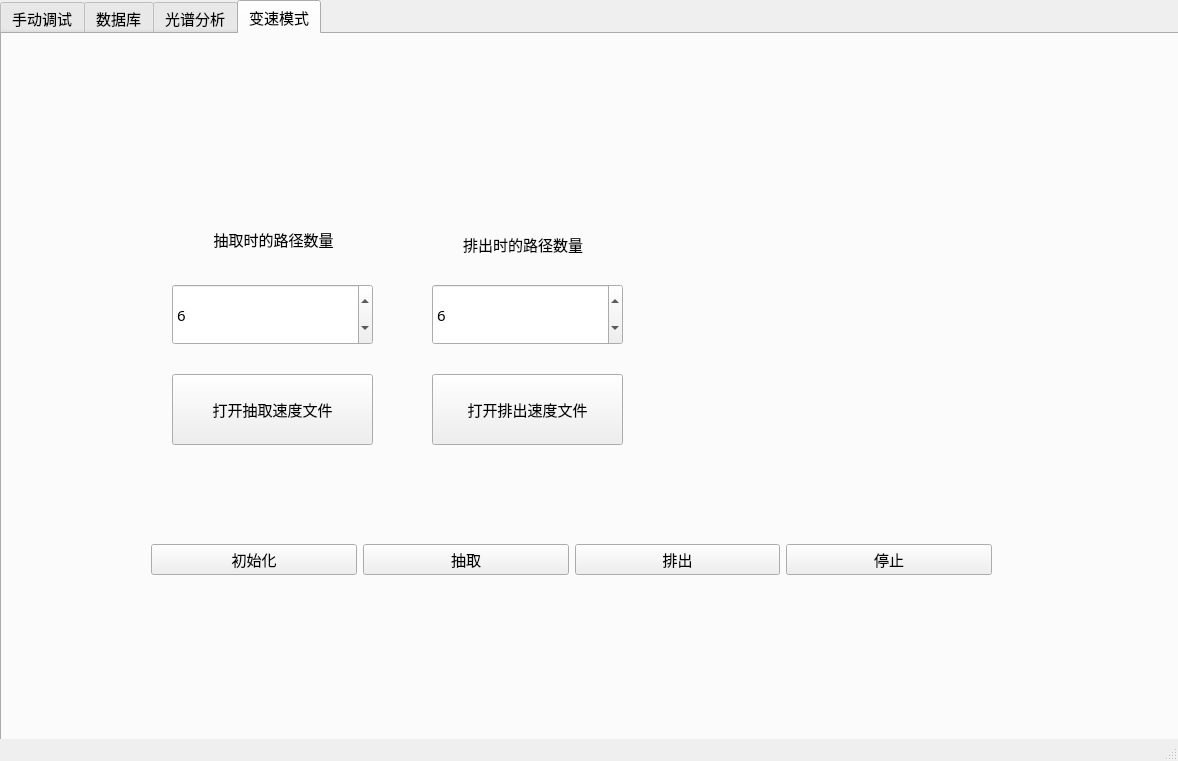
<?xml version="1.0" encoding="UTF-8"?>
<ui version="4.0">
 <class>MainWindow</class>
 <widget class="QMainWindow" name="MainWindow">
  <property name="geometry">
   <rect>
    <x>0</x>
    <y>0</y>
    <width>1178</width>
    <height>761</height>
   </rect>
  </property>
  <property name="windowTitle">
   <string>MainWindow</string>
  </property>
  <widget class="QWidget" name="centralwidget">
   <widget class="QTabWidget" name="tabwidget2">
    <property name="geometry">
     <rect>
      <x>0</x>
      <y>0</y>
      <width>1651</width>
      <height>751</height>
     </rect>
    </property>
    <property name="font">
     <font>
      <family>楷体</family>
      <pointsize>11</pointsize>
     </font>
    </property>
    <property name="toolTip">
     <string>&lt;html&gt;&lt;head/&gt;&lt;body&gt;&lt;p&gt;光谱分许&lt;/p&gt;&lt;/body&gt;&lt;/html&gt;</string>
    </property>
    <property name="whatsThis">
     <string>&lt;html&gt;&lt;head/&gt;&lt;body&gt;&lt;p&gt;&lt;br/&gt;&lt;/p&gt;&lt;/body&gt;&lt;/html&gt;</string>
    </property>
    <property name="currentIndex">
     <number>3</number>
    </property>
    <widget class="QWidget" name="tab">
     <attribute name="title">
      <string>手动调试</string>
     </attribute>
     <widget class="QGroupBox" name="groupBox">
      <property name="geometry">
       <rect>
        <x>10</x>
        <y>20</y>
        <width>661</width>
        <height>701</height>
       </rect>
      </property>
      <property name="title">
       <string>指令发送</string>
      </property>
      <widget class="QLabel" name="label">
       <property name="geometry">
        <rect>
         <x>20</x>
         <y>57</y>
         <width>101</width>
         <height>31</height>
        </rect>
       </property>
       <property name="font">
        <font>
         <family>Agency FB</family>
         <pointsize>12</pointsize>
        </font>
       </property>
       <property name="text">
        <string>抽取速度</string>
       </property>
       <property name="textFormat">
        <enum>Qt::AutoText</enum>
       </property>
       <property name="wordWrap">
        <bool>false</bool>
       </property>
      </widget>
      <widget class="QLabel" name="label_2">
       <property name="geometry">
        <rect>
         <x>20</x>
         <y>160</y>
         <width>101</width>
         <height>31</height>
        </rect>
       </property>
       <property name="font">
        <font>
         <family>Agency FB</family>
         <pointsize>12</pointsize>
        </font>
       </property>
       <property name="text">
        <string>排出速度</string>
       </property>
       <property name="textFormat">
        <enum>Qt::AutoText</enum>
       </property>
       <property name="wordWrap">
        <bool>false</bool>
       </property>
      </widget>
      <widget class="QLabel" name="label_3">
       <property name="geometry">
        <rect>
         <x>20</x>
         <y>290</y>
         <width>111</width>
         <height>31</height>
        </rect>
       </property>
       <property name="font">
        <font>
         <family>Agency FB</family>
         <pointsize>12</pointsize>
        </font>
       </property>
       <property name="text">
        <string>抽取体积</string>
       </property>
      </widget>
      <widget class="QSlider" name="horizontalSlider">
       <property name="enabled">
        <bool>true</bool>
       </property>
       <property name="geometry">
        <rect>
         <x>170</x>
         <y>290</y>
         <width>221</width>
         <height>21</height>
        </rect>
       </property>
       <property name="minimum">
        <number>100</number>
       </property>
       <property name="maximum">
        <number>3000</number>
       </property>
       <property name="singleStep">
        <number>100</number>
       </property>
       <property name="value">
        <number>1500</number>
       </property>
       <property name="orientation">
        <enum>Qt::Horizontal</enum>
       </property>
      </widget>
      <widget class="QLabel" name="label_4">
       <property name="geometry">
        <rect>
         <x>20</x>
         <y>400</y>
         <width>111</width>
         <height>31</height>
        </rect>
       </property>
       <property name="font">
        <font>
         <family>Agency FB</family>
         <pointsize>12</pointsize>
        </font>
       </property>
       <property name="text">
        <string>循环次数</string>
       </property>
      </widget>
      <widget class="QSlider" name="horizontalSlider_2">
       <property name="enabled">
        <bool>true</bool>
       </property>
       <property name="geometry">
        <rect>
         <x>170</x>
         <y>410</y>
         <width>221</width>
         <height>21</height>
        </rect>
       </property>
       <property name="minimum">
        <number>1</number>
       </property>
       <property name="maximum">
        <number>30</number>
       </property>
       <property name="orientation">
        <enum>Qt::Horizontal</enum>
       </property>
      </widget>
      <widget class="QPushButton" name="pushButton">
       <property name="geometry">
        <rect>
         <x>60</x>
         <y>540</y>
         <width>112</width>
         <height>34</height>
        </rect>
       </property>
       <property name="text">
        <string>初始化</string>
       </property>
      </widget>
      <widget class="QPushButton" name="pushButton_2">
       <property name="geometry">
        <rect>
         <x>280</x>
         <y>540</y>
         <width>112</width>
         <height>34</height>
        </rect>
       </property>
       <property name="text">
        <string>停止</string>
       </property>
      </widget>
      <widget class="QPushButton" name="pushButton_3">
       <property name="geometry">
        <rect>
         <x>510</x>
         <y>540</y>
         <width>112</width>
         <height>34</height>
        </rect>
       </property>
       <property name="text">
        <string>执行</string>
       </property>
      </widget>
      <widget class="QSpinBox" name="lcdNumber">
       <property name="geometry">
        <rect>
         <x>420</x>
         <y>31</y>
         <width>191</width>
         <height>61</height>
        </rect>
       </property>
       <property name="font">
        <font>
         <family>Arial</family>
         <pointsize>28</pointsize>
        </font>
       </property>
       <property name="minimum">
        <number>5</number>
       </property>
       <property name="maximum">
        <number>4000</number>
       </property>
       <property name="singleStep">
        <number>5</number>
       </property>
       <property name="value">
        <number>2000</number>
       </property>
      </widget>
      <widget class="QSpinBox" name="lcdNumber_2">
       <property name="geometry">
        <rect>
         <x>420</x>
         <y>140</y>
         <width>191</width>
         <height>61</height>
        </rect>
       </property>
       <property name="font">
        <font>
         <family>Arial</family>
         <pointsize>28</pointsize>
        </font>
       </property>
       <property name="minimum">
        <number>5</number>
       </property>
       <property name="maximum">
        <number>4000</number>
       </property>
       <property name="singleStep">
        <number>5</number>
       </property>
       <property name="value">
        <number>2000</number>
       </property>
      </widget>
      <widget class="QSpinBox" name="lcdNumber_3">
       <property name="geometry">
        <rect>
         <x>420</x>
         <y>270</y>
         <width>191</width>
         <height>61</height>
        </rect>
       </property>
       <property name="font">
        <font>
         <family>Arial</family>
         <pointsize>28</pointsize>
        </font>
       </property>
       <property name="minimum">
        <number>5</number>
       </property>
       <property name="maximum">
        <number>3000</number>
       </property>
       <property name="singleStep">
        <number>5</number>
       </property>
       <property name="value">
        <number>1500</number>
       </property>
      </widget>
      <widget class="QSpinBox" name="lcdNumber_4">
       <property name="geometry">
        <rect>
         <x>420</x>
         <y>390</y>
         <width>191</width>
         <height>61</height>
        </rect>
       </property>
       <property name="font">
        <font>
         <family>Arial</family>
         <pointsize>28</pointsize>
        </font>
       </property>
       <property name="minimum">
        <number>1</number>
       </property>
       <property name="maximum">
        <number>30</number>
       </property>
       <property name="singleStep">
        <number>1</number>
       </property>
       <property name="value">
        <number>1</number>
       </property>
      </widget>
      <widget class="QWidget" name="verticalLayoutWidget_4">
       <property name="geometry">
        <rect>
         <x>190</x>
         <y>20</y>
         <width>160</width>
         <height>191</height>
        </rect>
       </property>
       <layout class="QVBoxLayout" name="verticalLayout_5">
        <item>
         <widget class="QDial" name="dial">
          <property name="enabled">
           <bool>true</bool>
          </property>
          <property name="minimum">
           <number>100</number>
          </property>
          <property name="maximum">
           <number>4000</number>
          </property>
          <property name="singleStep">
           <number>100</number>
          </property>
          <property name="value">
           <number>2000</number>
          </property>
         </widget>
        </item>
        <item>
         <widget class="QDial" name="dial_2">
          <property name="enabled">
           <bool>true</bool>
          </property>
          <property name="minimum">
           <number>100</number>
          </property>
          <property name="maximum">
           <number>4000</number>
          </property>
          <property name="singleStep">
           <number>100</number>
          </property>
          <property name="value">
           <number>2000</number>
          </property>
         </widget>
        </item>
       </layout>
      </widget>
     </widget>
     <widget class="QGroupBox" name="groupBox_2">
      <property name="geometry">
       <rect>
        <x>690</x>
        <y>20</y>
        <width>461</width>
        <height>691</height>
       </rect>
      </property>
      <property name="title">
       <string>泵切换与端口控制</string>
      </property>
      <widget class="QLabel" name="label_5">
       <property name="geometry">
        <rect>
         <x>30</x>
         <y>30</y>
         <width>71</width>
         <height>41</height>
        </rect>
       </property>
       <property name="font">
        <font>
         <family>Agency FB</family>
         <pointsize>12</pointsize>
        </font>
       </property>
       <property name="text">
        <string>泵编号</string>
       </property>
      </widget>
      <widget class="QSpinBox" name="spinBox">
       <property name="geometry">
        <rect>
         <x>100</x>
         <y>40</y>
         <width>71</width>
         <height>31</height>
        </rect>
       </property>
       <property name="font">
        <font>
         <family>Arial</family>
         <pointsize>12</pointsize>
        </font>
       </property>
       <property name="maximum">
        <number>3</number>
       </property>
      </widget>
      <widget class="QLabel" name="label_6">
       <property name="geometry">
        <rect>
         <x>30</x>
         <y>90</y>
         <width>91</width>
         <height>41</height>
        </rect>
       </property>
       <property name="font">
        <font>
         <family>Agency FB</family>
         <pointsize>12</pointsize>
        </font>
       </property>
       <property name="text">
        <string>泵端口号</string>
       </property>
      </widget>
      <widget class="QSpinBox" name="spinBox_2">
       <property name="geometry">
        <rect>
         <x>120</x>
         <y>100</y>
         <width>71</width>
         <height>31</height>
        </rect>
       </property>
       <property name="font">
        <font>
         <family>Arial</family>
         <pointsize>12</pointsize>
        </font>
       </property>
       <property name="maximum">
        <number>15</number>
       </property>
       <property name="value">
        <number>15</number>
       </property>
      </widget>
      <widget class="QLabel" name="label_7">
       <property name="geometry">
        <rect>
         <x>50</x>
         <y>220</y>
         <width>81</width>
         <height>21</height>
        </rect>
       </property>
       <property name="font">
        <font>
         <family>Arial</family>
         <pointsize>12</pointsize>
        </font>
       </property>
       <property name="text">
        <string>蠕动泵1</string>
       </property>
      </widget>
      <widget class="QLabel" name="label_8">
       <property name="geometry">
        <rect>
         <x>50</x>
         <y>270</y>
         <width>81</width>
         <height>21</height>
        </rect>
       </property>
       <property name="font">
        <font>
         <family>Arial</family>
         <pointsize>12</pointsize>
        </font>
       </property>
       <property name="text">
        <string>蠕动泵2</string>
       </property>
      </widget>
      <widget class="QLabel" name="label_9">
       <property name="geometry">
        <rect>
         <x>50</x>
         <y>320</y>
         <width>81</width>
         <height>21</height>
        </rect>
       </property>
       <property name="font">
        <font>
         <family>Arial</family>
         <pointsize>12</pointsize>
        </font>
       </property>
       <property name="text">
        <string>蠕动泵3</string>
       </property>
      </widget>
      <widget class="QLabel" name="label_10">
       <property name="geometry">
        <rect>
         <x>50</x>
         <y>370</y>
         <width>81</width>
         <height>21</height>
        </rect>
       </property>
       <property name="font">
        <font>
         <family>Arial</family>
         <pointsize>12</pointsize>
        </font>
       </property>
       <property name="text">
        <string>蠕动泵4</string>
       </property>
      </widget>
      <widget class="QWidget" name="verticalLayoutWidget">
       <property name="geometry">
        <rect>
         <x>180</x>
         <y>200</y>
         <width>86</width>
         <height>211</height>
        </rect>
       </property>
       <layout class="QVBoxLayout" name="verticalLayout">
        <item>
         <widget class="QLineEdit" name="rdb1_start">
          <property name="font">
           <font>
            <family>Arial</family>
            <pointsize>12</pointsize>
           </font>
          </property>
         </widget>
        </item>
        <item>
         <widget class="QLineEdit" name="rdb2_start">
          <property name="font">
           <font>
            <family>Arial</family>
            <pointsize>12</pointsize>
           </font>
          </property>
         </widget>
        </item>
        <item>
         <widget class="QLineEdit" name="rdb3_start">
          <property name="font">
           <font>
            <family>Arial</family>
            <pointsize>12</pointsize>
           </font>
          </property>
         </widget>
        </item>
        <item>
         <widget class="QLineEdit" name="rdb4_start">
          <property name="font">
           <font>
            <family>Arial</family>
            <pointsize>12</pointsize>
           </font>
          </property>
         </widget>
        </item>
       </layout>
      </widget>
      <widget class="QWidget" name="verticalLayoutWidget_2">
       <property name="geometry">
        <rect>
         <x>320</x>
         <y>200</y>
         <width>86</width>
         <height>211</height>
        </rect>
       </property>
       <layout class="QVBoxLayout" name="verticalLayout_2">
        <item>
         <widget class="QLineEdit" name="rdb1_end">
          <property name="font">
           <font>
            <family>Arial</family>
            <pointsize>12</pointsize>
           </font>
          </property>
         </widget>
        </item>
        <item>
         <widget class="QLineEdit" name="rdb2_end">
          <property name="font">
           <font>
            <family>Arial</family>
            <pointsize>12</pointsize>
           </font>
          </property>
         </widget>
        </item>
        <item>
         <widget class="QLineEdit" name="rdb3_end">
          <property name="font">
           <font>
            <family>Arial</family>
            <pointsize>12</pointsize>
           </font>
          </property>
         </widget>
        </item>
        <item>
         <widget class="QLineEdit" name="rdb4_end">
          <property name="font">
           <font>
            <family>Arial</family>
            <pointsize>12</pointsize>
           </font>
          </property>
         </widget>
        </item>
       </layout>
      </widget>
      <widget class="QLabel" name="label_11">
       <property name="geometry">
        <rect>
         <x>171</x>
         <y>180</y>
         <width>101</width>
         <height>20</height>
        </rect>
       </property>
       <property name="font">
        <font>
         <family>仿宋</family>
         <pointsize>10</pointsize>
        </font>
       </property>
       <property name="text">
        <string>开始时间(s)</string>
       </property>
      </widget>
      <widget class="QLabel" name="label_12">
       <property name="geometry">
        <rect>
         <x>310</x>
         <y>180</y>
         <width>101</width>
         <height>20</height>
        </rect>
       </property>
       <property name="font">
        <font>
         <family>仿宋</family>
         <pointsize>10</pointsize>
        </font>
       </property>
       <property name="text">
        <string>结束时间(s)</string>
       </property>
      </widget>
      <widget class="QPushButton" name="rdb_exec">
       <property name="geometry">
        <rect>
         <x>30</x>
         <y>440</y>
         <width>101</width>
         <height>41</height>
        </rect>
       </property>
       <property name="font">
        <font>
         <family>仿宋</family>
         <pointsize>12</pointsize>
        </font>
       </property>
       <property name="text">
        <string>执行</string>
       </property>
      </widget>
      <widget class="QPushButton" name="rdb_clean">
       <property name="geometry">
        <rect>
         <x>180</x>
         <y>440</y>
         <width>111</width>
         <height>41</height>
        </rect>
       </property>
       <property name="font">
        <font>
         <family>仿宋</family>
         <pointsize>12</pointsize>
        </font>
       </property>
       <property name="text">
        <string>清洗</string>
       </property>
      </widget>
      <widget class="QPushButton" name="rdc_absorb">
       <property name="geometry">
        <rect>
         <x>330</x>
         <y>440</y>
         <width>111</width>
         <height>41</height>
        </rect>
       </property>
       <property name="font">
        <font>
         <family>仿宋</family>
         <pointsize>12</pointsize>
        </font>
       </property>
       <property name="text">
        <string>测吸收基线</string>
       </property>
      </widget>
      <widget class="QLabel" name="label_14">
       <property name="geometry">
        <rect>
         <x>210</x>
         <y>30</y>
         <width>121</width>
         <height>41</height>
        </rect>
       </property>
       <property name="font">
        <font>
         <family>Agency FB</family>
         <pointsize>12</pointsize>
        </font>
       </property>
       <property name="text">
        <string>蠕动泵端口号</string>
       </property>
      </widget>
      <widget class="QSpinBox" name="spinBox_3">
       <property name="geometry">
        <rect>
         <x>340</x>
         <y>40</y>
         <width>71</width>
         <height>31</height>
        </rect>
       </property>
       <property name="font">
        <font>
         <family>Arial</family>
         <pointsize>12</pointsize>
        </font>
       </property>
       <property name="maximum">
        <number>15</number>
       </property>
       <property name="value">
        <number>1</number>
       </property>
      </widget>
     </widget>
    </widget>
    <widget class="QWidget" name="tab_2">
     <attribute name="title">
      <string>数据库</string>
     </attribute>
     <widget class="QPushButton" name="Data_look">
      <property name="geometry">
       <rect>
        <x>490</x>
        <y>0</y>
        <width>101</width>
        <height>41</height>
       </rect>
      </property>
      <property name="text">
       <string>查看数据库</string>
      </property>
     </widget>
     <widget class="QPushButton" name="Data_R_search">
      <property name="geometry">
       <rect>
        <x>200</x>
        <y>60</y>
        <width>151</width>
        <height>41</height>
       </rect>
      </property>
      <property name="text">
       <string>按反应物查找数据</string>
      </property>
     </widget>
     <widget class="QPushButton" name="Data_N_search">
      <property name="geometry">
       <rect>
        <x>200</x>
        <y>120</y>
        <width>151</width>
        <height>41</height>
       </rect>
      </property>
      <property name="text">
       <string>按编号查找数据</string>
      </property>
     </widget>
     <widget class="QPushButton" name="Data_reaction">
      <property name="geometry">
       <rect>
        <x>570</x>
        <y>60</y>
        <width>171</width>
        <height>41</height>
       </rect>
      </property>
      <property name="text">
       <string>执行反应（按编号）</string>
      </property>
     </widget>
     <widget class="QTableWidget" name="Datatable">
      <property name="geometry">
       <rect>
        <x>60</x>
        <y>190</y>
        <width>1021</width>
        <height>241</height>
       </rect>
      </property>
     </widget>
     <widget class="QLineEdit" name="Data_R_tx">
      <property name="geometry">
       <rect>
        <x>360</x>
        <y>60</y>
        <width>141</width>
        <height>41</height>
       </rect>
      </property>
      <property name="toolTip">
       <string/>
      </property>
     </widget>
     <widget class="QLineEdit" name="Data_N_tv">
      <property name="geometry">
       <rect>
        <x>360</x>
        <y>120</y>
        <width>141</width>
        <height>41</height>
       </rect>
      </property>
     </widget>
     <widget class="QLineEdit" name="lineEdit">
      <property name="geometry">
       <rect>
        <x>760</x>
        <y>60</y>
        <width>131</width>
        <height>41</height>
       </rect>
      </property>
      <property name="toolTip">
       <string>&lt;html&gt;&lt;head/&gt;&lt;body&gt;&lt;p&gt;按编号&lt;/p&gt;&lt;/body&gt;&lt;/html&gt;</string>
      </property>
     </widget>
     <widget class="QPushButton" name="N_peizhi">
      <property name="geometry">
       <rect>
        <x>140</x>
        <y>480</y>
        <width>201</width>
        <height>41</height>
       </rect>
      </property>
      <property name="text">
       <string>配置溶液（输入编号）</string>
      </property>
     </widget>
     <widget class="QLineEdit" name="Data_peizhi">
      <property name="geometry">
       <rect>
        <x>360</x>
        <y>480</y>
        <width>141</width>
        <height>41</height>
       </rect>
      </property>
      <property name="text">
       <string/>
      </property>
     </widget>
     <widget class="QLabel" name="react1">
      <property name="geometry">
       <rect>
        <x>610</x>
        <y>510</y>
        <width>91</width>
        <height>31</height>
       </rect>
      </property>
      <property name="text">
       <string>反应物1</string>
      </property>
     </widget>
     <widget class="QLabel" name="label_16">
      <property name="geometry">
       <rect>
        <x>710</x>
        <y>460</y>
        <width>91</width>
        <height>31</height>
       </rect>
      </property>
      <property name="text">
       <string>要求浓度</string>
      </property>
     </widget>
     <widget class="QWidget" name="verticalLayoutWidget_3">
      <property name="geometry">
       <rect>
        <x>700</x>
        <y>500</y>
        <width>91</width>
        <height>191</height>
       </rect>
      </property>
      <layout class="QVBoxLayout" name="verticalLayout_3">
       <item>
        <widget class="QLineEdit" name="req1"/>
       </item>
       <item>
        <widget class="QLineEdit" name="req2"/>
       </item>
       <item>
        <widget class="QLineEdit" name="req3"/>
       </item>
       <item>
        <widget class="QLineEdit" name="req4">
         <property name="text">
          <string>Water</string>
         </property>
        </widget>
       </item>
      </layout>
     </widget>
     <widget class="QLabel" name="react2">
      <property name="geometry">
       <rect>
        <x>610</x>
        <y>550</y>
        <width>91</width>
        <height>31</height>
       </rect>
      </property>
      <property name="text">
       <string>反应物2</string>
      </property>
     </widget>
     <widget class="QLabel" name="label_19">
      <property name="geometry">
       <rect>
        <x>610</x>
        <y>600</y>
        <width>91</width>
        <height>31</height>
       </rect>
      </property>
      <property name="text">
       <string>反应物3</string>
      </property>
     </widget>
     <widget class="QLabel" name="react4">
      <property name="geometry">
       <rect>
        <x>610</x>
        <y>640</y>
        <width>91</width>
        <height>31</height>
       </rect>
      </property>
      <property name="text">
       <string>反应物4</string>
      </property>
     </widget>
     <widget class="QWidget" name="verticalLayoutWidget_6">
      <property name="geometry">
       <rect>
        <x>810</x>
        <y>500</y>
        <width>61</width>
        <height>191</height>
       </rect>
      </property>
      <layout class="QVBoxLayout" name="verticalLayout_6">
       <item>
        <widget class="QLineEdit" name="pump1">
         <property name="text">
          <string>2</string>
         </property>
        </widget>
       </item>
       <item>
        <widget class="QLineEdit" name="pump2">
         <property name="text">
          <string>3</string>
         </property>
        </widget>
       </item>
       <item>
        <widget class="QLineEdit" name="pump3">
         <property name="text">
          <string>4</string>
         </property>
        </widget>
       </item>
       <item>
        <widget class="QLineEdit" name="own4_2">
         <property name="text">
          <string>1</string>
         </property>
        </widget>
       </item>
      </layout>
     </widget>
     <widget class="QLabel" name="label_18">
      <property name="geometry">
       <rect>
        <x>810</x>
        <y>460</y>
        <width>91</width>
        <height>31</height>
       </rect>
      </property>
      <property name="text">
       <string>泵编号</string>
      </property>
     </widget>
     <widget class="QPushButton" name="Data_added">
      <property name="geometry">
       <rect>
        <x>570</x>
        <y>120</y>
        <width>171</width>
        <height>41</height>
       </rect>
      </property>
      <property name="text">
       <string>文献添加数据</string>
      </property>
     </widget>
     <widget class="QPushButton" name="pb_fill">
      <property name="geometry">
       <rect>
        <x>140</x>
        <y>540</y>
        <width>141</width>
        <height>41</height>
       </rect>
      </property>
      <property name="text">
       <string>注满管道</string>
      </property>
     </widget>
     <widget class="QPushButton" name="pb_mix">
      <property name="geometry">
       <rect>
        <x>310</x>
        <y>540</y>
        <width>121</width>
        <height>41</height>
       </rect>
      </property>
      <property name="text">
       <string>开始混合</string>
      </property>
     </widget>
    </widget>
    <widget class="QWidget" name="tab_3">
     <attribute name="title">
      <string>光谱分析</string>
     </attribute>
     <widget class="QPushButton" name="exec_spec">
      <property name="geometry">
       <rect>
        <x>80</x>
        <y>60</y>
        <width>131</width>
        <height>61</height>
       </rect>
      </property>
      <property name="text">
       <string>光谱图</string>
      </property>
     </widget>
     <widget class="QLabel" name="label_13">
      <property name="geometry">
       <rect>
        <x>80</x>
        <y>190</y>
        <width>961</width>
        <height>491</height>
       </rect>
      </property>
      <property name="text">
       <string/>
      </property>
      <property name="pixmap">
       <pixmap>G:/图库/11-17-01-90-7.jpg</pixmap>
      </property>
     </widget>
    </widget>
    <widget class="QWidget" name="tab_4">
     <attribute name="title">
      <string>变速模式</string>
     </attribute>
     <widget class="QPushButton" name="pushButton_8">
      <property name="geometry">
       <rect>
        <x>170</x>
        <y>340</y>
        <width>201</width>
        <height>71</height>
       </rect>
      </property>
      <property name="text">
       <string>打开抽取速度文件</string>
      </property>
     </widget>
     <widget class="QPushButton" name="pushButton_9">
      <property name="geometry">
       <rect>
        <x>430</x>
        <y>340</y>
        <width>191</width>
        <height>71</height>
       </rect>
      </property>
      <property name="text">
       <string>打开排出速度文件</string>
      </property>
     </widget>
     <widget class="QWidget" name="horizontalLayoutWidget">
      <property name="geometry">
       <rect>
        <x>149</x>
        <y>460</y>
        <width>841</width>
        <height>131</height>
       </rect>
      </property>
      <layout class="QHBoxLayout" name="horizontalLayout">
       <item>
        <widget class="QPushButton" name="pushButton_5">
         <property name="text">
          <string>初始化</string>
         </property>
        </widget>
       </item>
       <item>
        <widget class="QPushButton" name="pushButton_4">
         <property name="text">
          <string>抽取</string>
         </property>
        </widget>
       </item>
       <item>
        <widget class="QPushButton" name="pushButton_6">
         <property name="text">
          <string>排出</string>
         </property>
        </widget>
       </item>
       <item>
        <widget class="QPushButton" name="pushButton_7">
         <property name="text">
          <string>停止</string>
         </property>
        </widget>
       </item>
      </layout>
     </widget>
     <widget class="QLabel" name="label_17">
      <property name="geometry">
       <rect>
        <x>410</x>
        <y>180</y>
        <width>222</width>
        <height>61</height>
       </rect>
      </property>
      <property name="text">
       <string>排出时的路径数量</string>
      </property>
      <property name="alignment">
       <set>Qt::AlignCenter</set>
      </property>
     </widget>
     <widget class="QLabel" name="label_15">
      <property name="geometry">
       <rect>
        <x>160</x>
        <y>170</y>
        <width>223</width>
        <height>71</height>
       </rect>
      </property>
      <property name="text">
       <string>抽取时的路径数量</string>
      </property>
      <property name="alignment">
       <set>Qt::AlignCenter</set>
      </property>
     </widget>
     <widget class="QSpinBox" name="spinBox_4">
      <property name="geometry">
       <rect>
        <x>170</x>
        <y>250</y>
        <width>201</width>
        <height>61</height>
       </rect>
      </property>
      <property name="minimum">
       <number>1</number>
      </property>
      <property name="maximum">
       <number>100</number>
      </property>
      <property name="singleStep">
       <number>1</number>
      </property>
      <property name="value">
       <number>6</number>
      </property>
     </widget>
     <widget class="QSpinBox" name="spinBox_5">
      <property name="geometry">
       <rect>
        <x>430</x>
        <y>250</y>
        <width>191</width>
        <height>61</height>
       </rect>
      </property>
      <property name="minimum">
       <number>1</number>
      </property>
      <property name="maximum">
       <number>100</number>
      </property>
      <property name="singleStep">
       <number>1</number>
      </property>
      <property name="value">
       <number>6</number>
      </property>
     </widget>
    </widget>
   </widget>
  </widget>
  <widget class="QStatusBar" name="statusbar"/>
  <widget class="QMenuBar" name="menubar">
   <property name="geometry">
    <rect>
     <x>0</x>
     <y>0</y>
     <width>1178</width>
     <height>18</height>
    </rect>
   </property>
  </widget>
 </widget>
 <resources/>
 <connections/>
</ui>
